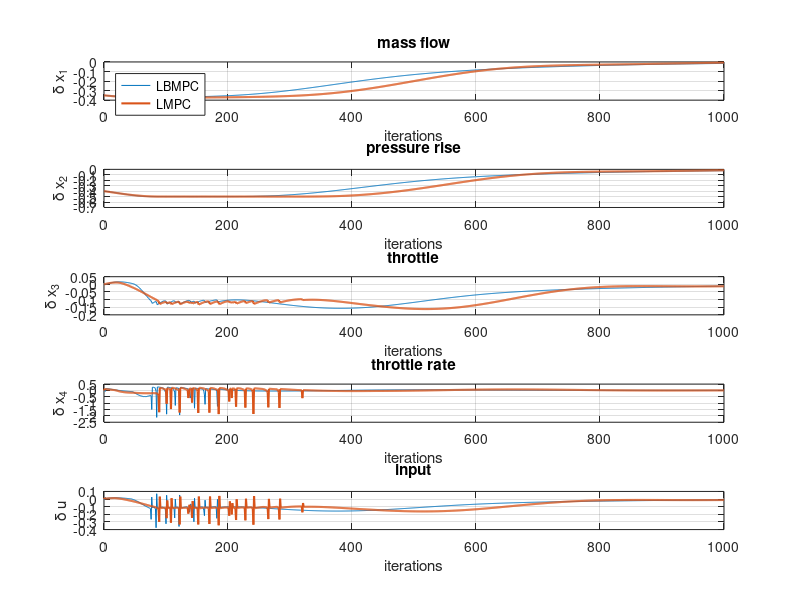
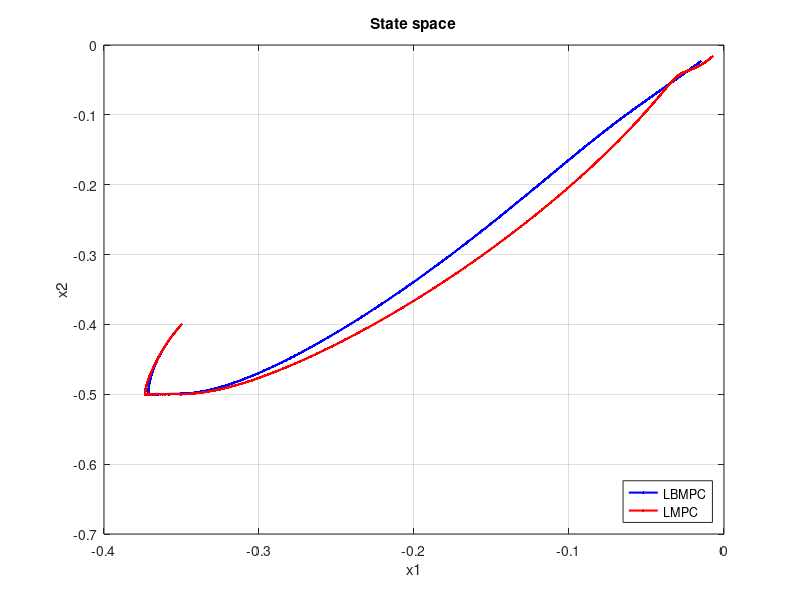

MATLAB code for these plots, in order: (Note: this script raises an error after producing the figures.)
%% Load data
LMPC_sys=load('LMPC_N50_sys.mat');
% LMPC_art=load('LMPC_artH_K_T01_N40_new_new.mat');
% NMPC_sys=load('NMPC_sysH_K_T01_N20_new_1000iter.mat');
% NMPC_art=load('NMPC_artH_K_T01_N20_new_1000iter.mat');
LBMPC_sys=load('LBMPC_N60_sys.mat');
% NMPC_art=load('NMPC_artH_K_T01_N40_new.mat');
% LBMPC_sys=load('LMPC_sysH_K_T01_N20_new_1000iter_T1000P.mat');
% NMPC_art=load('LMPC_artH_K_T01_N20_new_1000iter_T1000P.mat');
%% Plot
iterations=size(LMPC_sys.sysHistory,2)-1;
iterations2=size(LBMPC_sys.sysHistory,2)-1;
figure;
subplot(5,1,1);
plot(0:iterations2,LBMPC_sys.sysHistory(1,:), 0:iterations,LMPC_sys.sysHistory(1,:), 'Linewidth',1.5);
grid on
xlabel('iterations');
ylabel('\delta x_1');

title('mass flow');
legend({ 'LBMPC', 'LMPC'},'Location','northwest')
subplot(5,1,2);
plot(0:iterations2,LBMPC_sys.sysHistory(2,:),0:iterations,LMPC_sys.sysHistory(2,:), 'Linewidth',1.5);
grid on
xlabel('iterations');
ylabel('\delta x_2');
title('pressure rise');
% legend({ 'NMPC', 'LMPC'},'Location','southeast')
subplot(5,1,3);
plot( 0:iterations2,LBMPC_sys.sysHistory(3,:),0:iterations,LMPC_sys.sysHistory(3,:),'Linewidth',1.5);
grid on
xlabel('iterations');
ylabel('\delta x_3');
title('throttle');
% legend({ 'NMPC', 'LMPC'},'Location','southeast')
subplot(5,1,4);
plot( 0:iterations2,LBMPC_sys.sysHistory(4,:),0:iterations,LMPC_sys.sysHistory(4,:),'Linewidth',1.5);
grid on
xlabel('iterations');
ylabel('\delta x_4');
title('throttle rate');
% legend({ 'NMPC', 'LMPC'},'Location','southeast')
subplot(5,1,5);
plot( 0:iterations2,LBMPC_sys.sysHistory(5,:), 0:iterations,LMPC_sys.sysHistory(5,:),'Linewidth',1.5);
grid on
xlabel('iterations');
ylabel('\delta u');
title('input');
% legend({ 'NMPC', 'LMPC'},'Location','southeast')

% figure;
% plot_refs=plot(0:iterations,LMPC_art.art_refHistory(1,:), 0:iterations,LMPC_sys.sysHistory(1,:),'Linewidth',2); hold on;
% plot_refs(1).LineStyle='--';
% plot_refs(1).Color='m';
% plot_refs(2).Color='r';
% plot_refs2=plot(0:iterations2,NMPC_art.art_refHistory(1,:), 0:iterations2,LBMPC_sys.sysHistory(1,:),'Linewidth',2);
% plot_refs2(1).LineStyle='-.';
% plot_refs2(1).Color='c';
% plot_refs2(2).Color='b';
% grid on
% xlabel('iterations');
% % ylabel('references');
% title('Mass flow relevant responses');
% legend({'art ref LMPC', 'mass flow LMPC','art ref NMPC', 'mass flow NMPC'},'Location','southeast')


figure;
plot(LBMPC_sys.sysHistory(1,:),LBMPC_sys.sysHistory(2,:),'Linewidth',1.5,'Marker','.','Color','b'); hold on;
plot(LMPC_sys.sysHistory(1,:),LMPC_sys.sysHistory(2,:),'Linewidth',1.5,'Marker','.','Color','r');
grid on
xlabel('x1');
ylabel('x2');
title('State space');
legend({'LBMPC', 'LMPC'},'Location','southeast')
%% Qualitative euvaluation of the responses
disp('OVERSHOOT\n');
disp('Evaluating LBMPC responses\n');
fprintf('Percent of mass flow over/under-shoot: %d\n',compute_overshoot(LBMPC_sys.sysHistory(1,:),0));
fprintf('Percent of pressure rise over/under-shoot: %d\n',compute_overshoot(LBMPC_sys.sysHistory(2,:),0));
% fprintf('Percent of throttle over/under-shoot: %d\n',compute_overshoot(LBMPC_sys.sysHistory(3,:),0));
% fprintf('Percent of throttle rate over/under-shoot: %d\n',compute_overshoot(LBMPC_sys.sysHistory(4,:),0));
disp('Evaluating LMPC responses\n');
fprintf('Percent of mass flow over/under-shoot: %d\n',compute_overshoot(LMPC_sys.sysHistory(1,:),0));
fprintf('Percent of pressure rise over/under-shoot: %d\n',compute_overshoot(LMPC_sys.sysHistory(2,:),0));
% fprintf('Percent of throttle over/under-shoot: %d\n',compute_overshoot(LMPC_sys.sysHistory(3,:),0));
% fprintf('Percent of throttle rate over/under-shoot: %d\n',compute_overshoot(LMPC_sys.sysHistory(4,:),0));
%%
disp('SETTLING TIME\n');
disp('Evaluating LBMPC responses\n');
t_ss_lbmpc1=compute_ss_time(0.01*(0:iterations),LBMPC_sys.sysHistory(1,:),0,0.02);
fprintf('Settling time mass flow: %d\n',t_ss_lbmpc1);
t_ss_lbmpc2=compute_ss_time(0.01*(0:iterations),LBMPC_sys.sysHistory(2,:),0,0.02);
fprintf('Settling time pressure rise: %d\n',t_ss_lbmpc2);
% fprintf('Percent of throttle over/under-shoot: %d\n',compute_overshoot(LBMPC_sys.sysHistory(3,:),0));
% fprintf('Percent of throttle rate over/under-shoot: %d\n',compute_overshoot(LBMPC_sys.sysHistory(4,:),0));
disp('Evaluating LMPC responses\n');
t_ss_lmpc1=compute_ss_time(0.01*(0:iterations),LMPC_sys.sysHistory(1,:),0,0.02);
fprintf('Settling time mass flow: %d\n',t_ss_lmpc1);
t_ss_lmpc2=compute_ss_time(0.01*(0:iterations),LMPC_sys.sysHistory(2,:),0,0.02);
fprintf('Settling time pressure rise: %d\n',t_ss_lmpc2);
% fprintf('Percent of throttle over/under-shoot: %d\n',compute_overshoot(LMPC_sys.sysHistory(3,:),0));
% fprintf('Percent of throttle rate over/under-shoot: %d\n',compute_overshoot(LMPC_sys.sysHistory(4,:),0));
%%
disp('CTRL ERROR\n');
disp('Evaluating LBMPC responses\n');
fprintf('Accmumulated ctrl error mass flow: %d\n',compute_ctrl_error(0.01*(0:iterations),LBMPC_sys.sysHistory(1,:),0,t_ss_lbmpc1));
fprintf('Accmumulated ctrl error pressure rise: %d\n',compute_ctrl_error(0.01*(0:iterations),LBMPC_sys.sysHistory(2,:),0,t_ss_lbmpc2));
% fprintf('Percent of throttle over/under-shoot: %d\n',compute_overshoot(LBMPC_sys.sysHistory(3,:),0));
% fprintf('Percent of throttle rate over/under-shoot: %d\n',compute_overshoot(LBMPC_sys.sysHistory(4,:),0));
disp('Evaluating LMPC responses\n');
fprintf('Accmumulated ctrl error mass flow: %d\n',compute_ctrl_error(0.01*(0:iterations),LMPC_sys.sysHistory(1,:),0,t_ss_lmpc1));
fprintf('Accmumulated ctrl error pressure rise: %d\n',compute_ctrl_error(0.01*(0:iterations),LMPC_sys.sysHistory(2,:),0,t_ss_lmpc2));
% fprintf('Percent of throttle over/under-shoot: %d\n',compute_overshoot(LMPC_sys.sysHistory(3,:),0));
% fprintf('Percent of throttle rate over/under-shoot: %d\n',compute_overshoot(LMPC_sys.sysHistory(4,:),0));
%%
disp('CTRL energy\n');
disp('Evaluating LBMPC responses\n');
fprintf('Accmumulated ctrl effort mass flow: %d\n',compute_ctrl_energy(0.01*(0:iterations),LBMPC_sys.sysHistory(5,:),t_ss_lbmpc1));
% fprintf('Percent of throttle over/under-shoot: %d\n',compute_overshoot(LBMPC_sys.sysHistory(3,:),0));
% fprintf('Percent of throttle rate over/under-shoot: %d\n',compute_overshoot(LBMPC_sys.sysHistory(4,:),0));
disp('Evaluating LMPC responses\n');
fprintf('Accmumulated ctrl effort mass flow: %d\n',compute_ctrl_energy(0.01*(0:iterations),LMPC_sys.sysHistory(5,:),t_ss_lmpc1));
% fprintf('Percent of throttle over/under-shoot: %d\n',compute_overshoot(LMPC_sys.sysHistory(3,:),0));
% fprintf('Percent of throttle rate over/under-shoot: %d\n',compute_overshoot(LMPC_sys.sysHistory(4,:),0));

%%
eps=0.05;
disp('setl time\n');
disp('Evaluating LBMPC responses\n');
fprintf('setl time mass flow: %d\n',compute_ss_time(0.01*(0:iterations),LBMPC_sys.sysHistory(1,:),0,eps));
fprintf('setl time pressure rise: %d\n',compute_ss_time(0.01*(0:iterations),LBMPC_sys.sysHistory(2,:),0,eps));
% fprintf('Percent of throttle over/under-shoot: %d\n',compute_overshoot(LBMPC_sys.sysHistory(3,:),0));
% fprintf('Percent of throttle rate over/under-shoot: %d\n',compute_overshoot(LBMPC_sys.sysHistory(4,:),0));
disp('Evaluating LMPC responses\n');
fprintf('Accmumulated ctrl error mass flow: %d\n',compute_ss_time(0.01*(0:iterations),LMPC_sys.sysHistory(1,:),0,eps));
fprintf('Accmumulated ctrl error pressure rise: %d\n',compute_ss_time(0.01*(0:iterations),LMPC_sys.sysHistory(2,:),0,eps));
% fprintf('Percent of throttle over/under-shoot: %d\n',compute_overshoot(LMPC_sys.sysHistory(3,:),0));
% fprintf('Percent of throttle rate over/under-shoot: %d\n',compute_overshoot(LMPC_sys.sysHistory(4,:),0));